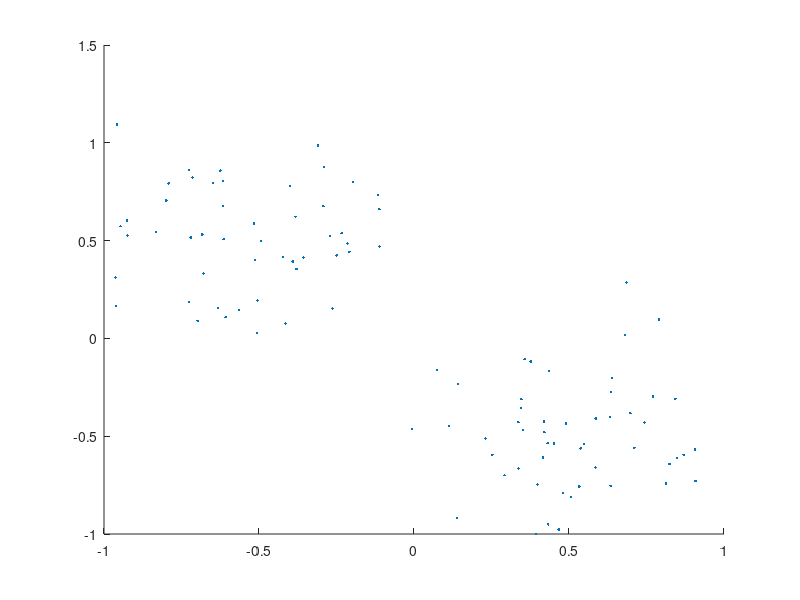

Write MATLAB code to recreate this figure. (Note: this script raises an error after producing the figure.)

U = load('hebbdata.mat', 'data');
U = U.data;

%% INIT
n = 2;
w = 2 * (rand(1, n) - 0.5); % random bw -1 and 1
eps = 1e-6; % tolleranza
eta = 0.0001; % learning rate
kmax = 1000 ; % max iterations
k = 0;
t = 0;
ws = [];
normws = [];

%% HEBB RULE
while true
    k = k + 1;
    w_old = w;

    U = U(randperm(size(U, 1)),:); % permute rows
    
    for i = 1:size(U, 1)
        t = t + 1;
        v = w * (U(i,:))';
        w = w + eta * v * U(i,:);
        %w = w + eta * U(i,:) * U(i,:)' * w;
        
        ws = [ ws; w ];
        normws = [normws, norm(w)];
    end
    
    fprintf('k: %d,\tres:%.5f \tw:[ %.5f %.5f ]\n', k, norm(w-w_old), w);
    if norm(w - w_old) < eps || k > kmax
        break
    end
end

%% PLOT
% normalize w and center U
w = w/norm(w);
mu = mean(U(:));
U = U - mu;

figure
hold on;
plot(U(:,1), U(:,2), '.');
plotv(w');

% extracting max eigvalue
Q = U' * U;
[eigvecs, eigvals] = eig(Q);
eigvals = diag(eigvals);
[max_v, max_i] = max(eigvals);

plotv(eigvecs(:,max_i));
legend('input data', 'weight vector', 'max eigvector');

% W over time
figure
plot(1:t, ws(:, 1));
xlabel('time');
title('w(1) over time');

figure
plot(1:t, ws(:,2));
xlabel('time');
title('w(2) component over time');

% norm(w) over time
figure
plot(1:t, normws);
xlabel('time');
title('norm(w) over time');
